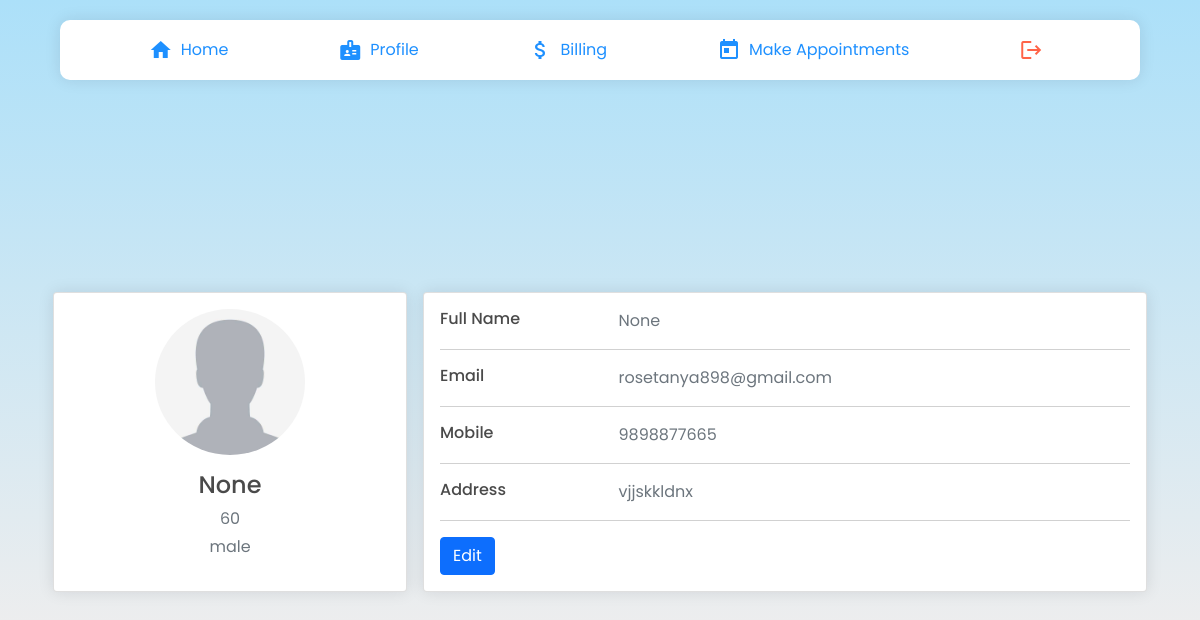
Before: /patients/info/ (signed in) with the older database file.
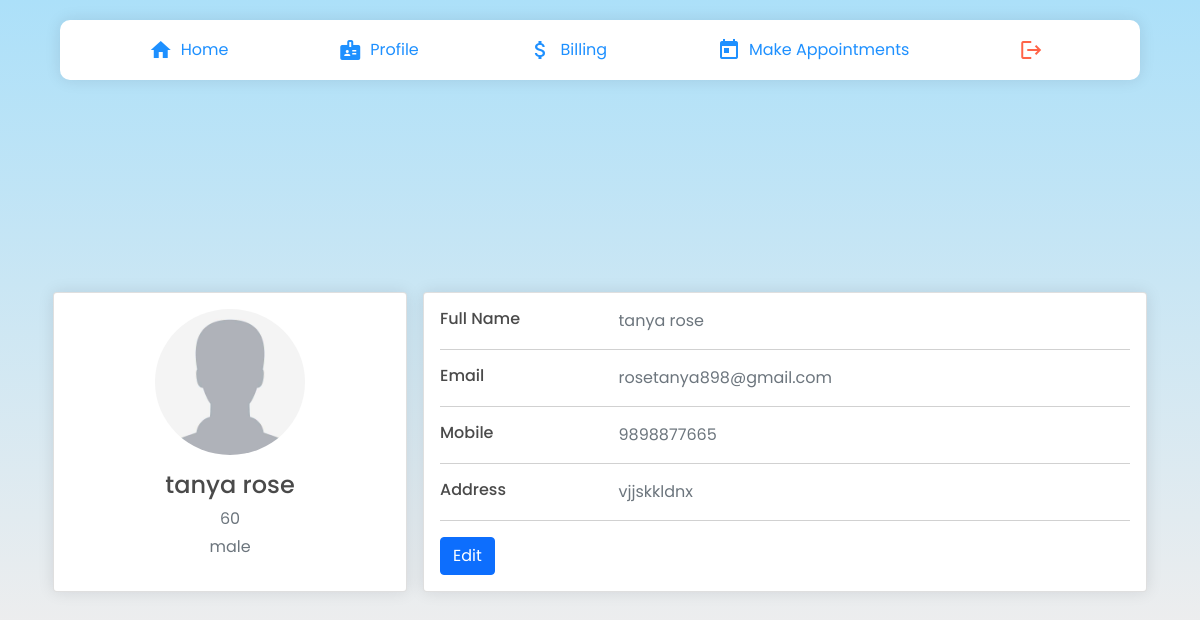
After: the same page with the newer database file.
### patients/models.py (models this page shows, shortened)
class Patient(models.Model):
    user = models.OneToOneField(User, on_delete= models.CASCADE, primary_key= True)
    pname=models.CharField(max_length=200, null=True)
    age=models.CharField(max_length=4, null=True)
    gender= models.CharField(max_length=6, null=True)
    email=models.CharField(max_length=200, null=True)
    address= models.CharField(max_length=500, null=True)
    phone= models.CharField(max_length=13, null=True)
    date_created= models.DateTimeField(auto_now_add=True, null=True)

### patients/views.py (the view)
# urls.py: path('info/', views.patinfo, name='pat_info'),
def patinfo(request):
  p = Patient.objects.get(user_id=request.user)
  return render(request, 'patinfo.html', {'p':p})

### patients/templates/patinfo.html (shortened to what this page needs)
{% extends "navbar.html" %} {% load static %} {% block head%}
<link
  rel="stylesheet"
  type="text/css"
  href="{% static 'css/profile.css' %}"
/>
<link href="https://cdn.jsdelivr.net/npm/bootstrap@5.1.3/dist/css/bootstrap.min.css" rel="stylesheet">
{% endblock %} {% block content %}
    <div class="doctorHomeMain">
        <div class="cards">
        <div class="container">
            <div class="main-body">
                  <div class="row gutters-sm">
                    <div class="col-md-4 mb-3">
                      <div class="card">
                        <div class="card-body">
                          <div class="d-flex flex-column align-items-center text-center">
                            <img src="{% static 'img/patient.jpg' %}" alt="Admin" class="rounded-circle" width="150">
                            <div class="mt-3">
                              <h4>{{p.pname}}</h4>
                              <p class="text-secondary mb-1">{{p.age}}</p>
                              <p class="text-muted font-size-sm">{{p.gender}}</p>
                            </div>
                          </div>
                        </div>
                      </div>
                    </div>
                    <div class="col-md-8">
                      <div class="card mb-3">
                        <div class="card-body">
                          <div class="row">
                            <div class="col-sm-3">
                              <h6 class="mb-0">Full Name</h6>
                            </div>
                            <div class="col-sm-9 text-secondary">
                              {{p.pname}}
                            </div>
                          </div>
                          <hr>
                          <div class="row">
                            <div class="col-sm-3">
                              <h6 class="mb-0">Email</h6>
                            </div>
                            <div class="col-sm-9 text-secondary">
                              {{p.email}}
                            </div>
                          </div>
                          <hr>
                          <div class="row">
                            <div class="col-sm-3">
                              <h6 class="mb-0">Mobile</h6>
                            </div>
                            <div class="col-sm-9 text-secondary">
                              {{p.phone}}
                            </div>
                          </div>
                          <hr>
                          <div class="row">
                            <div class="col-sm-3">
                              <h6 class="mb-0">Address</h6>
                            </div>
                            <div class="col-sm-9 text-secondary">
                                {{p.address}}
                            </div>
                          </div>
                          <hr>
                          <a href="/patients/profileEdit"><button class="btn btn-primary">Edit</button></a>
                        </div>
                      </div>
                    </div>
                  </div>
                </div>
            </div>
        </div>
    </body>
    {% endblock %}

Changed rows visible on the page:
changed Patient "male": pname "None" → "tanya rose"
